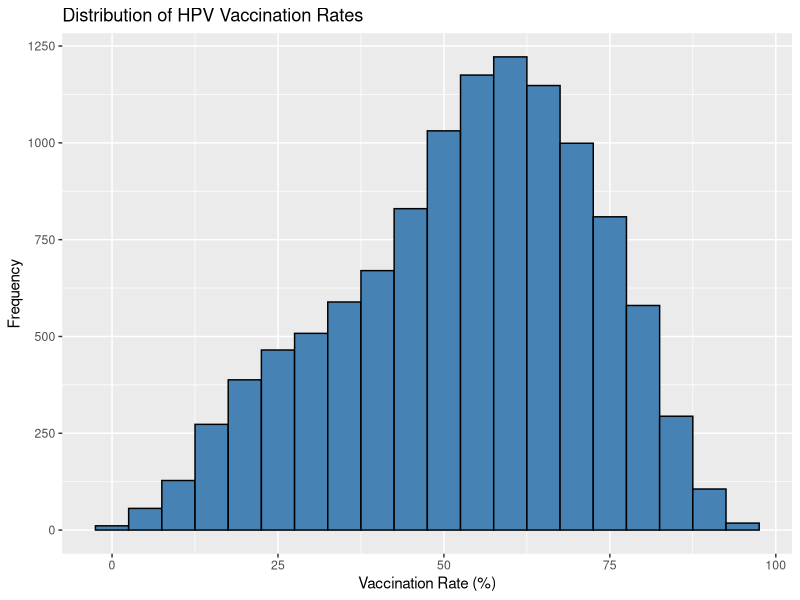
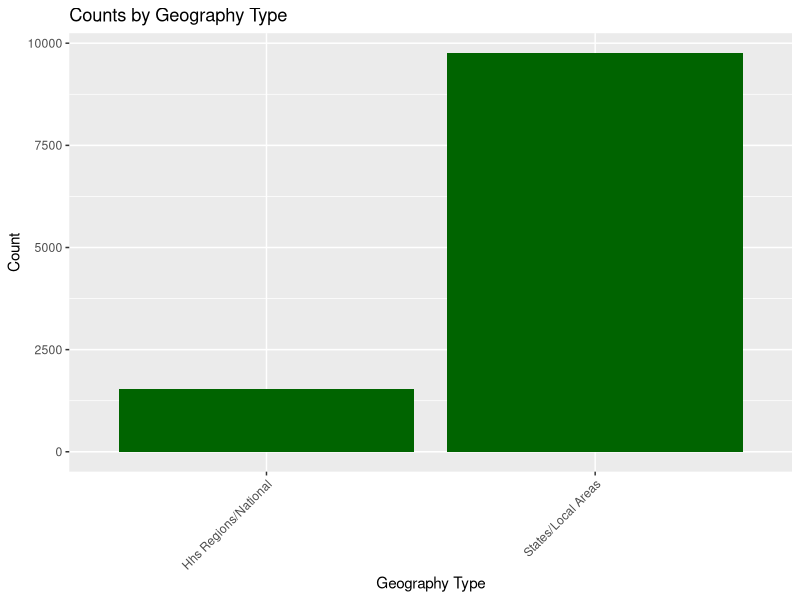
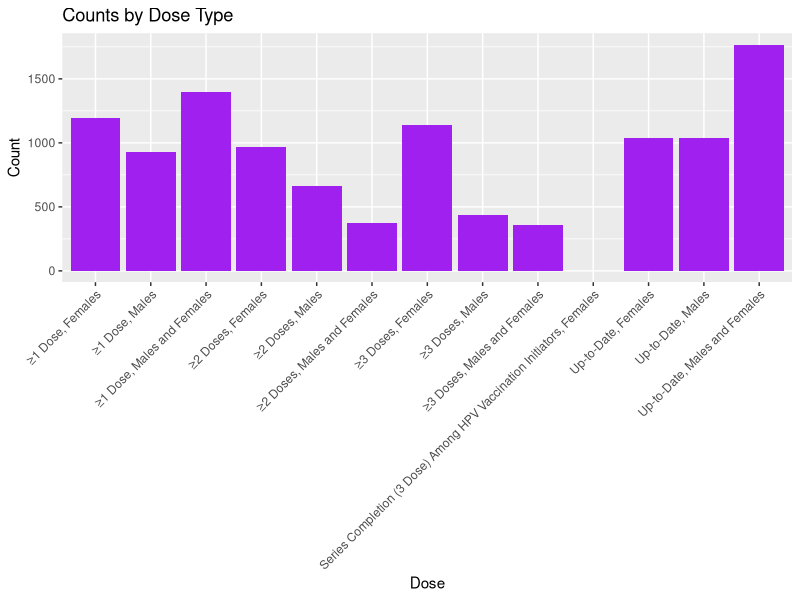
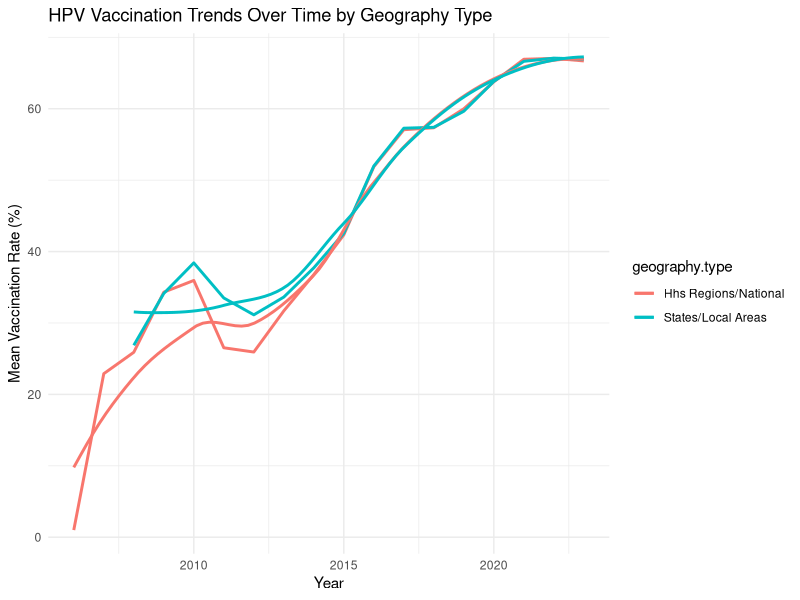

Reproduce these figures in R, in order.
## ---- chunk 1
# Load packages
library(readr)
library(stringr)
library(tidyverse)
library(caret)
library(randomForest)
library(ggplot2)
library(dplyr)
library(lubridate)
## ---- chunk 2
# Load dataset
vaccination.data <- read_csv("Vaccination_Coverage_among_Adolescents__13-17_Years__20241121.csv")

names(vaccination.data)

# Filter for HPV vaccination data
unique(vaccination.data$vaccine.sample)

hpv.data <- vaccination.data |> 
  filter(str_detect(vaccine.sample, "HPV")) |> 
  select(dose, geography.type, geography, survey.year, estimate, ci, sample.size)

summary(hpv.data)
## ---- chunk 3
# Remove duplicate rows
hpv.data <- hpv.data |> 
  distinct()

# Drop rows with missing values
hpv.data <- hpv.data |> 
  drop_na()

# Convert columns to appropriate data types
hpv.data <- hpv.data |> 
  mutate(
    dose = as.character(dose),
    geography.type = as.factor(geography.type),
    geography = as.factor(geography),
    survey.year = as.integer(survey.year),
    estimate = as.numeric(estimate),
    ci = as.character(ci),
    sample.size = as.numeric(sample.size)
  )

# Standardize categorical variables
hpv.data <- hpv.data |> 
  mutate(
    geography.type = str_to_title(as.character(geography.type)),
    geography = str_to_title(as.character(geography))
  )

# Summary statistics to confirm no missing values and proper formatting
hpv.data |> 
  summarise(
    total_rows = n(),
    missing_estimate = sum(is.na(estimate)),
    missing_sample_size = sum(is.na(sample.size))
  )

summary(hpv.data)
## ---- chunk 4
# Summary Statistics
hpv.data |> 
  summarise(
    mean_estimate = mean(estimate, na.rm = TRUE),
    median_estimate = median(estimate, na.rm = TRUE),
    sd_estimate = sd(estimate, na.rm = TRUE),
    min_estimate = min(estimate, na.rm = TRUE),
    max_estimate = max(estimate, na.rm = TRUE),
    mean_sample_size = mean(sample.size, na.rm = TRUE),
    median_sample_size = median(sample.size, na.rm = TRUE),
    sd_sample_size = sd(sample.size, na.rm = TRUE)
  )

# Count of unique categories
hpv.data |> 
  group_by(geography.type) |> 
  summarise(count = n()) |> 
  arrange(desc(count))

hpv.data |> 
  group_by(dose) |> 
  summarise(count = n()) |> 
  arrange(desc(count))

# Histogram of vaccination rates
ggplot(hpv.data, aes(x = estimate)) +
  geom_histogram(binwidth = 5, fill = "steelblue", color = "black") +
  labs(title = "Distribution of HPV Vaccination Rates", x = "Vaccination Rate (%)", y = "Frequency")

# Bar plot for geography types
ggplot(hpv.data, aes(x = geography.type)) +
  geom_bar(fill = "darkgreen") +
  labs(title = "Counts by Geography Type", x = "Geography Type", y = "Count") +
  theme(axis.text.x = element_text(angle = 45, hjust = 1))

# Bar plot for doses
ggplot(hpv.data, aes(x = dose)) +
  geom_bar(fill = "purple") +
  labs(title = "Counts by Dose Type", x = "Dose", y = "Count") +
  theme(axis.text.x = element_text(angle = 45, hjust = 1))
## ---- chunk 5
# Average vaccination rates per year
trend.data <- hpv.data |> 
  group_by(survey.year, geography.type) |> 
  summarise(mean_estimate = mean(estimate, na.rm = TRUE))

# Smoothed trend plot
ggplot(trend.data, aes(x = survey.year, y = mean_estimate, color = geography.type)) +
  geom_line(size = 1) +
  geom_smooth(method = "loess", se = FALSE) +
  labs(title = "HPV Vaccination Trends Over Time by Geography Type",
       x = "Year",
       y = "Mean Vaccination Rate (%)") +
  theme_minimal()
